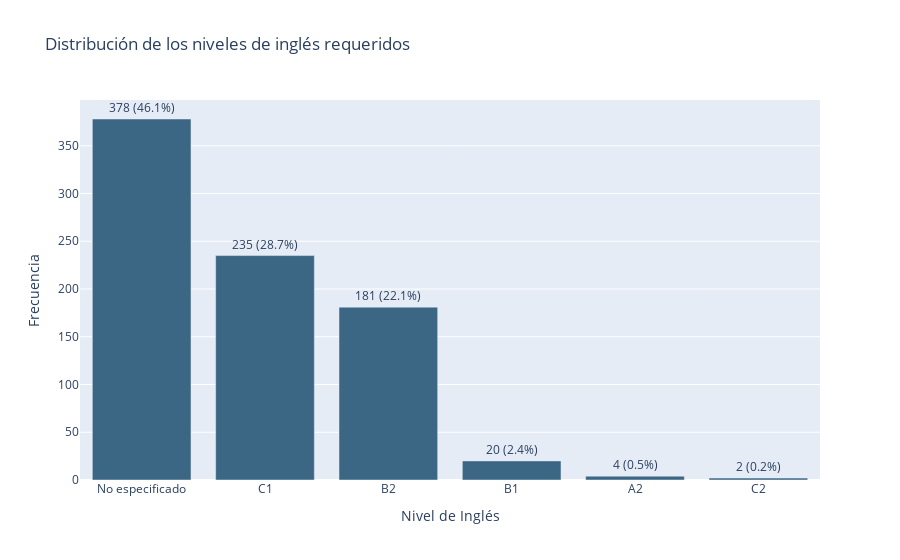

Here is the notebook cell this chart was saved with:
### Markdown cell above
### **Nivel de inglés**

### Code cell
f_eda.niveles_ingles(df)

### Figure 1 — Plotly figure (JSON) as saved in the notebook; plotly's stock layout.template omitted (floating-point values rounded to 4 significant figures)
{"data": [{"hovertemplate": "Nivel de Inglés=%{x}<br>Frecuencia=%{y}<br>text=%{text}<extra></extra>", "legendgroup": "", "marker": {"color": "#3b6684", "pattern": {"shape": ""}}, "name": "", "orientation": "v", "showlegend": false, "text": ["378 (46.1%)", "235 (28.7%)", "181 (22.1%)", "20 (2.4%)", "4 (0.5%)", "2 (0.2%)"], "textposition": "outside", "type": "bar", "x": ["No especificado", "C1", "B2", "B1", "A2", "C2"], "xaxis": "x", "y": [378, 235, 181, 20, 4, 2], "yaxis": "y"}], "layout": {"barmode": "relative", "legend": {"tracegroupgap": 0}, "title": {"text": "Distribución de los niveles de inglés requeridos"}, "xaxis": {"anchor": "y", "domain": [0, 1], "title": {"text": "Nivel de Inglés"}}, "yaxis": {"anchor": "x", "domain": [0, 1], "title": {"text": "Frecuencia"}}}}
